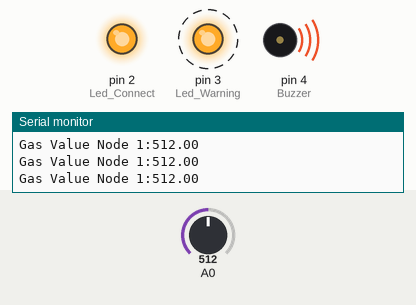
Bench run of a sketch on a simulated Arduino Uno, built with avr-gcc and run on an emulated ATmega328P. Shown: output pins drawn as LEDs (lit = HIGH), buzzer (waves = sounding, pin HIGH), the last lines printed to the serial monitor. Dashed ring = blinking. The test bench sets the inputs (shaded band); at power-on: A0 = 512. No radio packets arrive unless stated.

Above: at 1.27 s.
1.3 s: A0 set to 458
4.3 s: A0 set to 436
At 5.0 s:
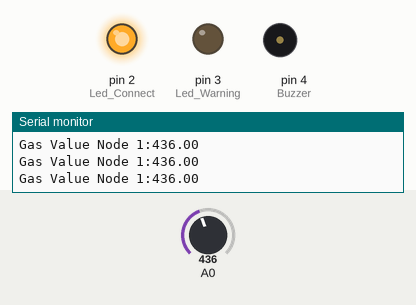
5.9 s: A0 set to 460
At 6.2 s:
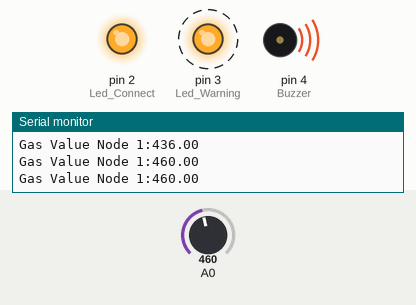
Timing chart, 0 to 14.9 s (numbered marks = the images above; inputs shaded):
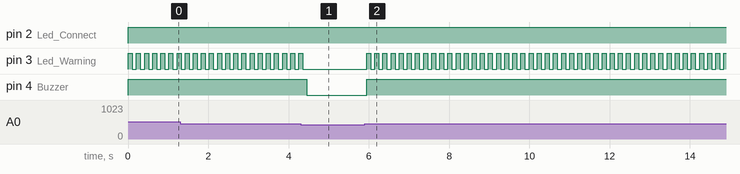

Measured:
- the behaviour switches between 451 and 450 on A0 (found by bisection; images 0 and 1)
- after the input at 4.3 s, pin 3 (Led_Warning): goes on until 4.4 s, then stays LOW; pin 4 (Buzzer): HIGH → LOW after 0.16 s
- after the input at 5.9 s, pin 3 (Led_Warning): alternates HIGH for 0.10 s and LOW for 0.10 s, starting after 0.05 s; pin 4 (Buzzer): LOW → HIGH after 0.05 s
- by itself, pin 3 (Led_Warning): alternates HIGH for 0.10 s and LOW for 0.10 s

The sketch:

NODE_1_ArduinoUNOR3.ino
```cpp
///////////////////////////
// Code for Transmitter node 1 //
/////////////////////////
// NRF24L01--------------Arduino UNO
//    VCC                     3.3V
//    GND                     GND
//    CE                      9
//    CSN                     10
//    SCK                     13
//    MOSI                    11
//    MISO                    12
//    MQ2-----------------Arduino UNO
//    A0                      A0
//    GND                     GND
//    VCC                     5V
//    LED connect             2
//    LED warning             3
//    Buzzer                  4
#include <RF24.h>
#include <SPI.h>
#include <nRF24L01.h>

#define CE_PIN 9
#define CS_PIN 10
RF24 radio(CE_PIN, CS_PIN);

float gasValue1;
const uint64_t pipe1 = 0xE8E8F0F0E1LL; //RF1

#define Led_Connect 2
#define Led_Warning 3
#define Buzzer 4
void setup()
{
  pinMode(gasValue1, INPUT);
  pinMode(Led_Connect, OUTPUT);
  pinMode(Led_Warning, OUTPUT);
  pinMode(Buzzer, OUTPUT);
  //Cai dat thong so ky thuat cho RF
  Serial.begin(9600);
  radio.begin();
  radio.openWritingPipe(pipe1);
  radio.setPALevel(RF24_PA_MIN);
  radio.stopListening();
}
void loop()
{
  gasValue1 = analogRead(A0);
  radio.write(&gasValue1, sizeof(gasValue1));
  Serial.print("Gas Value Node 1:");
  Serial.println(gasValue1);

  if (gasValue1 > 450)
  {
    digitalWrite(Led_Connect, HIGH);
    digitalWrite(Buzzer, HIGH);

    digitalWrite(Led_Warning, HIGH);
    delay(100);
    digitalWrite(Led_Warning, LOW);
    delay(100);
  }
  else
  {
    digitalWrite(Led_Connect, HIGH);
    digitalWrite(Buzzer, LOW);
  }
}
```
